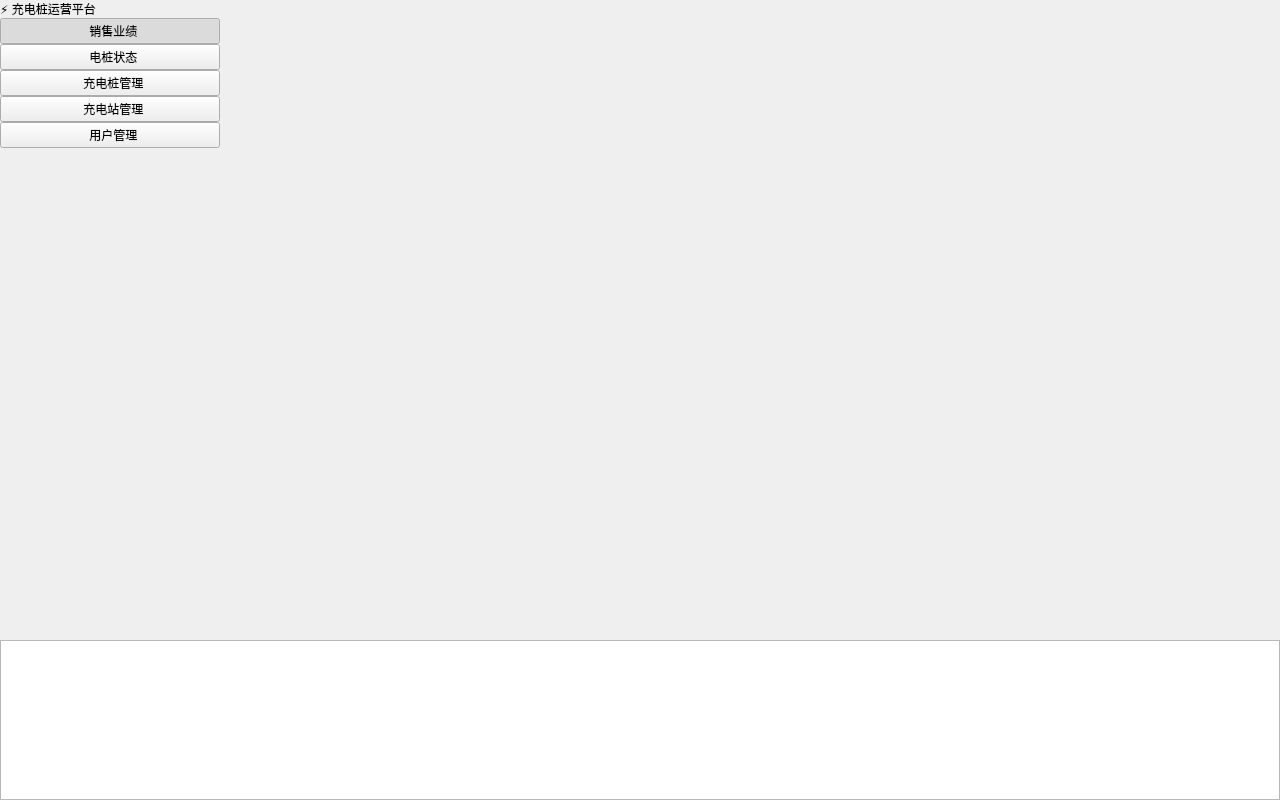
<?xml version="1.0" encoding="UTF-8"?>
<ui version="4.0">
 <class>MainWindow</class>
 <widget class="QMainWindow" name="MainWindow">
  <property name="geometry">
   <rect>
    <x>0</x>
    <y>0</y>
    <width>1280</width>
    <height>800</height>
   </rect>
  </property>
  <property name="windowTitle">
   <string>充电桩运营管理平台</string>
  </property>
  <property name="windowIcon">
   <iconset resource="resources.qrc">
    <normaloff>:/img/app-logo.svg</normaloff>:/img/app-logo.svg</iconset>
  </property>
  <widget class="QWidget" name="centralWidget">
   <layout class="QVBoxLayout" name="mainLayout">
    <property name="spacing">
     <number>0</number>
    </property>
    <property name="leftMargin">
     <number>0</number>
    </property>
    <property name="topMargin">
     <number>0</number>
    </property>
    <property name="rightMargin">
     <number>0</number>
    </property>
    <property name="bottomMargin">
     <number>0</number>
    </property>
    <item>
     <layout class="QHBoxLayout" name="bodyLayout">
      <property name="spacing">
       <number>0</number>
      </property>
      <item>
       <widget class="QFrame" name="sidebarFrame">
        <property name="minimumSize">
         <size>
          <width>220</width>
          <height>0</height>
         </size>
        </property>
        <property name="maximumSize">
         <size>
          <width>220</width>
          <height>16777215</height>
         </size>
        </property>
        <property name="frameShape">
         <enum>QFrame::NoFrame</enum>
        </property>
        <layout class="QVBoxLayout" name="sidebarLayout">
         <property name="spacing">
          <number>0</number>
         </property>
         <property name="leftMargin">
          <number>0</number>
         </property>
         <property name="topMargin">
          <number>0</number>
         </property>
         <property name="rightMargin">
          <number>0</number>
         </property>
         <property name="bottomMargin">
          <number>0</number>
         </property>
         <item>
          <widget class="QLabel" name="brandLabel">
           <property name="text">
            <string>⚡ 充电桩运营平台</string>
           </property>
          </widget>
         </item>
         <item>
          <widget class="QPushButton" name="btnDashboard">
           <property name="text">
            <string>  销售业绩</string>
           </property>
           <property name="icon">
            <iconset resource="resources.qrc">
             <normaloff>:/img/dashboard.svg</normaloff>:/img/dashboard.svg</iconset>
           </property>
           <property name="checkable">
            <bool>true</bool>
           </property>
           <property name="checked">
            <bool>true</bool>
           </property>
          </widget>
         </item>
         <item>
          <widget class="QPushButton" name="btnPileStatus">
           <property name="text">
            <string>  电桩状态</string>
           </property>
           <property name="icon">
            <iconset resource="resources.qrc">
             <normaloff>:/img/pile-status.svg</normaloff>:/img/pile-status.svg</iconset>
           </property>
           <property name="checkable">
            <bool>true</bool>
           </property>
          </widget>
         </item>
         <item>
          <widget class="QPushButton" name="btnPileManage">
           <property name="text">
            <string>  充电桩管理</string>
           </property>
           <property name="icon">
            <iconset resource="resources.qrc">
             <normaloff>:/img/pile-manage.svg</normaloff>:/img/pile-manage.svg</iconset>
           </property>
           <property name="checkable">
            <bool>true</bool>
           </property>
          </widget>
         </item>
         <item>
          <widget class="QPushButton" name="btnStationManage">
           <property name="text">
            <string>  充电站管理</string>
           </property>
           <property name="icon">
            <iconset resource="resources.qrc">
             <normaloff>:/img/station-manage.svg</normaloff>:/img/station-manage.svg</iconset>
           </property>
           <property name="checkable">
            <bool>true</bool>
           </property>
          </widget>
         </item>
         <item>
          <widget class="QPushButton" name="btnUserManage">
           <property name="text">
            <string>  用户管理</string>
           </property>
           <property name="icon">
            <iconset resource="resources.qrc">
             <normaloff>:/img/user-manage.svg</normaloff>:/img/user-manage.svg</iconset>
           </property>
           <property name="checkable">
            <bool>true</bool>
           </property>
          </widget>
         </item>
         <item>
          <spacer name="sidebarSpacer">
           <property name="orientation">
            <enum>Qt::Vertical</enum>
           </property>
           <property name="sizeHint" stdset="0">
            <size>
             <width>20</width>
             <height>40</height>
            </size>
           </property>
          </spacer>
         </item>
        </layout>
       </widget>
      </item>
      <item>
       <widget class="QStackedWidget" name="contentStack">
        <property name="currentIndex">
         <number>0</number>
        </property>
        <widget class="DashboardWidget" name="pageDashboard"/>
        <widget class="QWidget" name="pagePileStatus">
         <layout class="QVBoxLayout" name="layoutPileStatus">
          <property name="alignment">
           <set>Qt::AlignCenter</set>
          </property>
          <item>
           <widget class="QLabel" name="placeholderLabel">
            <property name="text">
             <string>电桩状态模块开发中…</string>
            </property>
            <property name="alignment">
             <set>Qt::AlignCenter</set>
            </property>
           </widget>
          </item>
         </layout>
        </widget>
        <widget class="QWidget" name="pagePileManage">
         <layout class="QVBoxLayout" name="layoutPileManage">
          <property name="alignment">
           <set>Qt::AlignCenter</set>
          </property>
          <item>
           <widget class="QLabel" name="placeholderLabel_2">
            <property name="text">
             <string>充电桩管理模块开发中…</string>
            </property>
            <property name="alignment">
             <set>Qt::AlignCenter</set>
            </property>
           </widget>
          </item>
         </layout>
        </widget>
        <widget class="QWidget" name="pageStationManage">
         <layout class="QVBoxLayout" name="layoutStationManage">
          <property name="alignment">
           <set>Qt::AlignCenter</set>
          </property>
          <item>
           <widget class="QLabel" name="placeholderLabel_3">
            <property name="text">
             <string>充电站管理模块开发中…</string>
            </property>
            <property name="alignment">
             <set>Qt::AlignCenter</set>
            </property>
           </widget>
          </item>
         </layout>
        </widget>
        <widget class="QWidget" name="pageUserManage">
         <layout class="QVBoxLayout" name="layoutUserManage">
          <property name="alignment">
           <set>Qt::AlignCenter</set>
          </property>
          <item>
           <widget class="QLabel" name="placeholderLabel_4">
            <property name="text">
             <string>用户管理模块开发中…</string>
            </property>
            <property name="alignment">
             <set>Qt::AlignCenter</set>
            </property>
           </widget>
          </item>
         </layout>
        </widget>
       </widget>
      </item>
     </layout>
    </item>
    <item>
     <widget class="QPlainTextEdit" name="logEdit">
      <property name="maximumSize">
       <size>
        <width>16777215</width>
        <height>160</height>
       </size>
      </property>
      <property name="font">
       <font>
        <family>Consolas</family>
        <pointsize>9</pointsize>
       </font>
      </property>
      <property name="readOnly">
       <bool>true</bool>
       </property>
      <property name="plainText">
       <string/>
      </property>
     </widget>
    </item>
   </layout>
  </widget>
 </widget>
 <customwidgets>
  <customwidget>
   <class>DashboardWidget</class>
   <extends>QWidget</extends>
   <header>dashboardwidget.h</header>
   <container>1</container>
  </customwidget>
 </customwidgets>
 <resources>
  <include location="resources.qrc"/>
 </resources>
 <connections/>
</ui>
